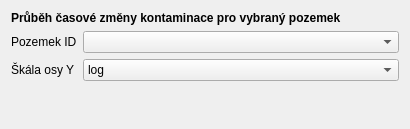
         <widget class="QWidget" name="scrollAreaWidgetContents_3">
          <property name="geometry">
           <rect>
            <x>0</x>
            <y>0</y>
            <width>410</width>
            <height>129</height>
           </rect>
          </property>
          <layout class="QGridLayout" name="gridLayout_18">
           <item row="2" column="0">
            <widget class="QWidget" name="widget" native="true">
             <property name="sizePolicy">
              <sizepolicy hsizetype="Preferred" vsizetype="Expanding">
               <horstretch>0</horstretch>
               <verstretch>0</verstretch>
              </sizepolicy>
             </property>
             <property name="autoFillBackground">
              <bool>false</bool>
             </property>
             <layout class="QGridLayout" name="gridLayout_19">
              <item row="0" column="0">
               <widget class="QWidget" name="widget_plot" native="true"/>
              </item>
             </layout>
            </widget>
           </item>
           <item row="0" column="0">
            <layout class="QGridLayout" name="gridLayout_17">
             <item row="0" column="0">
              <widget class="QLabel" name="label_8">
               <property name="font">
                <font>
                 <weight>75</weight>
                 <bold>true</bold>
                </font>
               </property>
               <property name="text">
                <string>Průběh časové změny kontaminace pro vybraný pozemek</string>
               </property>
               <property name="textFormat">
                <enum>Qt::AutoText</enum>
               </property>
              </widget>
             </item>
             <item row="1" column="0">
              <layout class="QGridLayout" name="gridLayout_16">
               <item row="1" column="0">
                <widget class="QLabel" name="label_21">
                 <property name="sizePolicy">
                  <sizepolicy hsizetype="Preferred" vsizetype="Preferred">
                   <horstretch>0</horstretch>
                   <verstretch>0</verstretch>
                  </sizepolicy>
                 </property>
                 <property name="text">
                  <string>Škála osy Y</string>
                 </property>
                </widget>
               </item>
               <item row="0" column="0">
                <widget class="QLabel" name="label_7">
                 <property name="text">
                  <string>Pozemek ID</string>
                 </property>
                </widget>
               </item>
               <item row="0" column="2">
                <widget class="QComboBox" name="cbox_ID_select">
                 <property name="sizePolicy">
                  <sizepolicy hsizetype="Expanding" vsizetype="Fixed">
                   <horstretch>0</horstretch>
                   <verstretch>0</verstretch>
                  </sizepolicy>
                 </property>
                 <property name="duplicatesEnabled">
                  <bool>false</bool>
                 </property>
                </widget>
               </item>
               <item row="1" column="2">
                <widget class="QComboBox" name="cbox_y_scale">
                 <item>
                  <property name="text">
                   <string>log</string>
                  </property>
                 </item>
                 <item>
                  <property name="text">
                   <string>lin</string>
                  </property>
                 </item>
                </widget>
               </item>
              </layout>
             </item>
            </layout>
           </item>
          </layout>
         </widget>
